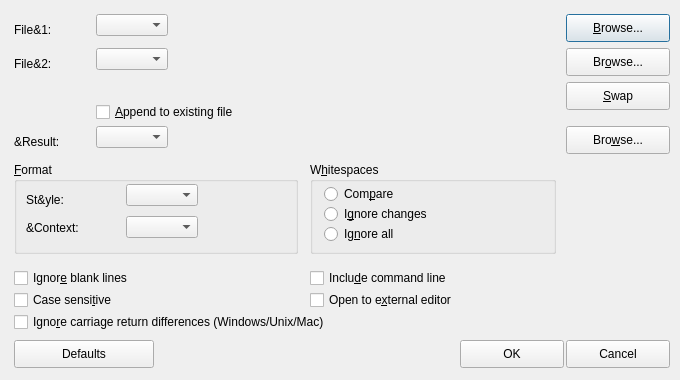
<?xml version="1.0" encoding="UTF-8"?><ui version="4.0"><class>IDD_GENERATE_PATCH</class>
<widget class="QDialog" name="IDD_GENERATE_PATCH">
<property name="geometry">
<rect><x>0</x><y>0</y>
<width>680</width><height>380</height></rect></property>
<property name="windowTitle"><string>"Patch Generator"
</string></property>
<widget class="QGroupBox" name="IDC_STATIC">
<property name="geometry">
<rect><x>14</x><y>162</y><width>284</width><height>92</height></rect></property>
<property name="title"><string>&amp;Format</string></property>
<widget class="QLabel" name="IDC_STATIC">
<property name="geometry">
<rect><x>12</x><y>28</y><width>92</width><height>20</height></rect></property>
<property name="text"><string>St&amp;yle:</string></property>
<property name="inputMethodHints"><set>Qt::ImhMultiLine</set></property><property name="wordWrap"><bool>true</bool></property></widget>
<widget class="QComboBox" name="IDC_DIFF_STYLE">
<property name="geometry">
<rect><x>112</x><y>22</y><width>160</width><height>22</height></rect></property>
<property name="sizeAdjustPolicy"><enum>QComboBox::AdjustToContents</enum></property></widget>
<widget class="QLabel" name="IDC_STATIC">
<property name="geometry">
<rect><x>12</x><y>56</y><width>92</width><height>20</height></rect></property>
<property name="text"><string>&amp;Context:</string></property>
<property name="inputMethodHints"><set>Qt::ImhMultiLine</set></property><property name="wordWrap"><bool>true</bool></property></widget>
<widget class="QComboBox" name="IDC_DIFF_CONTEXT">
<property name="geometry">
<rect><x>112</x><y>54</y><width>160</width><height>22</height></rect></property>
<property name="sizeAdjustPolicy"><enum>QComboBox::AdjustToContents</enum></property></widget>
</widget>
<widget class="QGroupBox" name="IDC_STATIC">
<property name="geometry">
<rect><x>310</x><y>162</y><width>246</width><height>92</height></rect></property>
<property name="title"><string>W&amp;hitespaces</string></property>
<widget class="QRadioButton" name="IDC_DIFF_WHITESPACE_COMPARE">
<property name="geometry">
<rect><x>14</x><y>22</y><width>220</width><height>20</height></rect></property>
<property name="text"><string>Com&amp;pare</string></property>
</widget>
<widget class="QRadioButton" name="IDC_DIFF_WHITESPACE_IGNORE">
<property name="geometry">
<rect><x>14</x><y>42</y><width>220</width><height>20</height></rect></property>
<property name="text"><string>I&amp;gnore changes</string></property>
</widget>
<widget class="QRadioButton" name="IDC_DIFF_WHITESPACE_IGNOREALL">
<property name="geometry">
<rect><x>14</x><y>62</y><width>220</width><height>20</height></rect></property>
<property name="text"><string>Ig&amp;nore all</string></property>
</widget>
</widget>
<widget class="QLabel" name="IDC_STATIC">
<property name="geometry">
<rect><x>14</x><y>20</y><width>72</width><height>20</height></rect></property>
<property name="text"><string>File&amp;1:</string></property>
<property name="inputMethodHints"><set>Qt::ImhMultiLine</set></property><property name="wordWrap"><bool>true</bool></property></widget>
<widget class="QComboBox" name="IDC_DIFF_FILE1">
<property name="geometry">
<rect><x>96</x><y>14</y><width>460</width><height>22</height></rect></property>
<property name="sizeAdjustPolicy"><enum>QComboBox::AdjustToContents</enum></property></widget>
<widget class="QPushButton" name="IDC_DIFF_BROWSE_FILE1">
<property name="geometry">
<rect><x>566</x><y>14</y><width>104</width><height>28</height></rect></property>
<property name="text"><string>&amp;Browse...</string></property>
</widget>
<widget class="QLabel" name="IDC_STATIC">
<property name="geometry">
<rect><x>14</x><y>54</y><width>72</width><height>20</height></rect></property>
<property name="text"><string>File&amp;2:</string></property>
<property name="inputMethodHints"><set>Qt::ImhMultiLine</set></property><property name="wordWrap"><bool>true</bool></property></widget>
<widget class="QComboBox" name="IDC_DIFF_FILE2">
<property name="geometry">
<rect><x>96</x><y>48</y><width>460</width><height>22</height></rect></property>
<property name="sizeAdjustPolicy"><enum>QComboBox::AdjustToContents</enum></property></widget>
<widget class="QPushButton" name="IDC_DIFF_BROWSE_FILE2">
<property name="geometry">
<rect><x>566</x><y>48</y><width>104</width><height>28</height></rect></property>
<property name="text"><string>Br&amp;owse...</string></property>
</widget>
<widget class="QPushButton" name="IDC_DIFF_SWAPFILES">
<property name="geometry">
<rect><x>566</x><y>82</y><width>104</width><height>28</height></rect></property>
<property name="text"><string>&amp;Swap</string></property>
</widget>
<widget class="QCheckBox" name="IDC_DIFF_APPENDFILE">
<property name="geometry">
<rect><x>96</x><y>102</y><width>460</width><height>20</height></rect></property>
<property name="text"><string>&amp;Append to existing file</string></property>
</widget>
<widget class="QLabel" name="IDC_STATIC">
<property name="geometry">
<rect><x>14</x><y>132</y><width>74</width><height>20</height></rect></property>
<property name="text"><string>&amp;Result:</string></property>
<property name="inputMethodHints"><set>Qt::ImhMultiLine</set></property><property name="wordWrap"><bool>true</bool></property></widget>
<widget class="QComboBox" name="IDC_DIFF_FILERESULT">
<property name="geometry">
<rect><x>96</x><y>126</y><width>460</width><height>22</height></rect></property>
<property name="sizeAdjustPolicy"><enum>QComboBox::AdjustToContents</enum></property></widget>
<widget class="QPushButton" name="IDC_DIFF_BROWSE_RESULT">
<property name="geometry">
<rect><x>566</x><y>126</y><width>104</width><height>28</height></rect></property>
<property name="text"><string>Bro&amp;wse...</string></property>
</widget>
<widget class="QCheckBox" name="IDC_DIFF_WHITESPACE_IGNOREBLANKS">
<property name="geometry">
<rect><x>14</x><y>268</y><width>284</width><height>20</height></rect></property>
<property name="text"><string>Ignor&amp;e blank lines</string></property>
</widget>
<widget class="QCheckBox" name="IDC_DIFF_CASESENSITIVE">
<property name="geometry">
<rect><x>14</x><y>290</y><width>284</width><height>20</height></rect></property>
<property name="text"><string>Case sensi&amp;tive</string></property>
</widget>
<widget class="QCheckBox" name="IDC_DIFF_IGNOREEOL">
<property name="geometry">
<rect><x>14</x><y>312</y><width>442</width><height>20</height></rect></property>
<property name="text"><string>Igno&amp;re carriage return differences (Windows/Unix/Mac)</string></property>
</widget>
<widget class="QCheckBox" name="IDC_DIFF_INCLCMDLINE">
<property name="geometry">
<rect><x>310</x><y>268</y><width>340</width><height>20</height></rect></property>
<property name="text"><string>Inclu&amp;de command line</string></property>
</widget>
<widget class="QCheckBox" name="IDC_DIFF_OPENTOEDITOR">
<property name="geometry">
<rect><x>310</x><y>290</y><width>340</width><height>20</height></rect></property>
<property name="text"><string>Open to e&amp;xternal editor</string></property>
</widget>
<widget class="QPushButton" name="IDC_DIFF_DEFAULTS">
<property name="geometry">
<rect><x>14</x><y>340</y><width>140</width><height>28</height></rect></property>
<property name="text"><string>Defaults</string></property>
</widget>
<widget class="QPushButton" name="IDOK">
<property name="geometry">
<rect><x>460</x><y>340</y><width>104</width><height>28</height></rect></property>
<property name="text"><string>OK</string></property>
</widget>
<widget class="QPushButton" name="IDCANCEL">
<property name="geometry">
<rect><x>566</x><y>340</y><width>104</width><height>28</height></rect></property>
<property name="text"><string>Cancel</string></property>
</widget>
</widget><resources/><connections/></ui>
